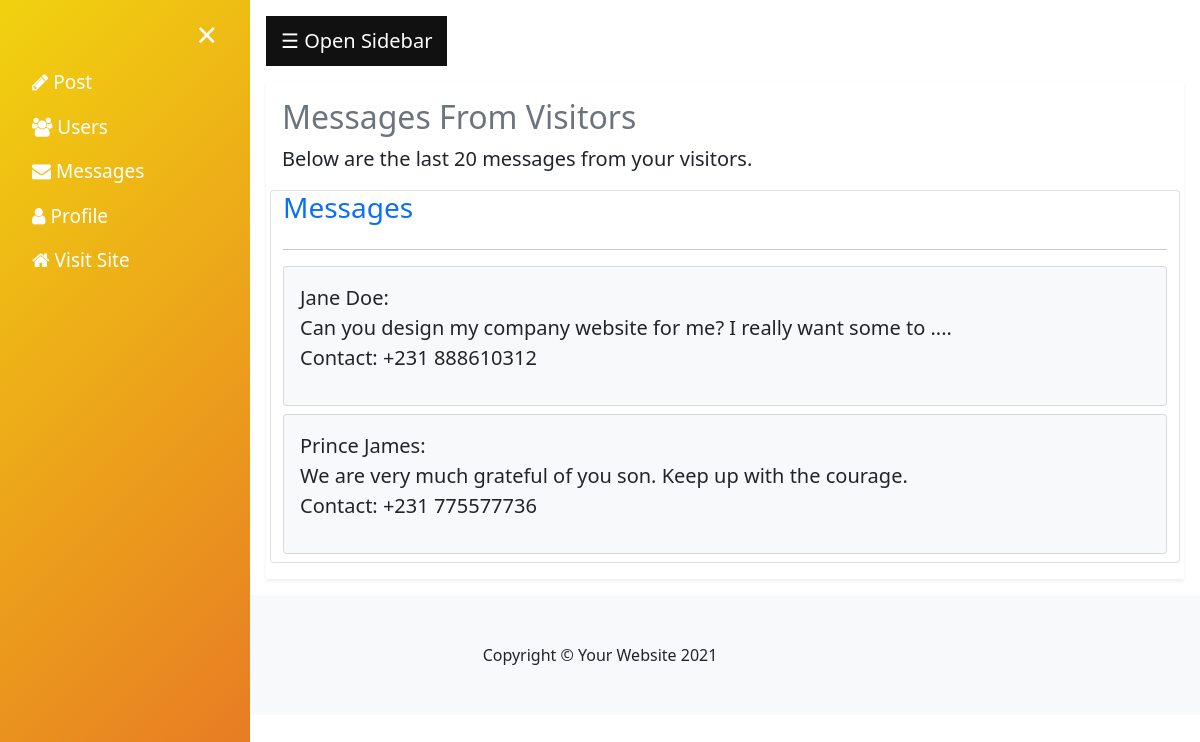
Screenshot of /messages.php (signed in) with the database file from the repository.
### tables this page shows
CREATE TABLE `messages` (
  `id` int(22) NOT NULL,
  `name` varchar(100) NOT NULL,
  `contact` int(15) NOT NULL,
  `message` varchar(225) NOT NULL,
  `date` datetime NOT NULL
);

### inc/connect.php (called while the page is built, shortened)
<?php
Class Dbh {
	public function connection(){
		$this->servername = "localhost";
		$this->username = "root";
		$this->password = "";
		$this->myDb = "samsong";
		try {
			    $dsn = "mysql:host=".$this->servername.";dbname=".$this->myDb;
			    $pdo =  new PDO($dsn, $this->username, $this->password);
			    $pdo->setAttribute(PDO::ATTR_ERRMODE, PDO::ERRMODE_EXCEPTION);
			    return $pdo;
			    }
			catch(PDOException $e)
			    {
			    echo "Connection failed: " . $e->getMessage();
			    }
	}
}

### inc/model.php (called while the page is built, shortened)
<?php
include 'connect.php';
Class Query extends Dbh {
public function view_messages(){
	$sql = $this->connection()->query("SELECT * FROM messages ORDER BY id DESC LIMIT 20");
	return $sql;
}
}

### messages.php (the view)
<?php
include('inc/admin_header.php');
include('inc/admin_navbar.php');
include('inc/model.php');
?>
<div id="main">
	<button class="openbtn" onclick="openNav()">☰ Open Sidebar</button>
	<div class="container shadow-sm p-3 mt-3" style="width: 100%;">
		<div class="row">
			<div class="col-md-10 col-md-1">
				<h2 class="text-secondary"></i>Messages From Visitors</h2>
				<p class="lead">Below are the last 20 messages from your visitors.</p>
			</div>
			<div class="card">
				<h3 class="text-primary">Messages</h3><hr>
				<?php
				$pdo = new Query();
				$data = $pdo->view_messages();
				while($rows = $data->fetch()){
					?>
					<div class="card bg-light mb-2">
						<div class="card-body">
							<p class="lead"><strong><?php echo $rows['name'] ?>:<br> </strong> <?php echo $rows['message'] ?>
						<br>
						<strong>Contact: +231 <?php echo $rows['contact'] ?></strong></p>
						</div>
					</div>
					<?php
				}
				?>
			</div>
		</div>
	</div>
</div>
<?php
include('inc/admin_footer.php');

### css/adminCss.css (style rules this page uses)
.openbtn { font-size: 20px; cursor: pointer; background-color: #111; color: white; padding: 10px 15px; border: none; }
#main { transition: margin-left .5s; padding: 16px; }

### rows the page displays
messages: name "Jane Doe", message "Can you design my company website for me? I really want some to ....", contact "888610312"
messages: name "Prince James", message "We are very much grateful of you son. Keep up with the courage.", contact "775577736"
